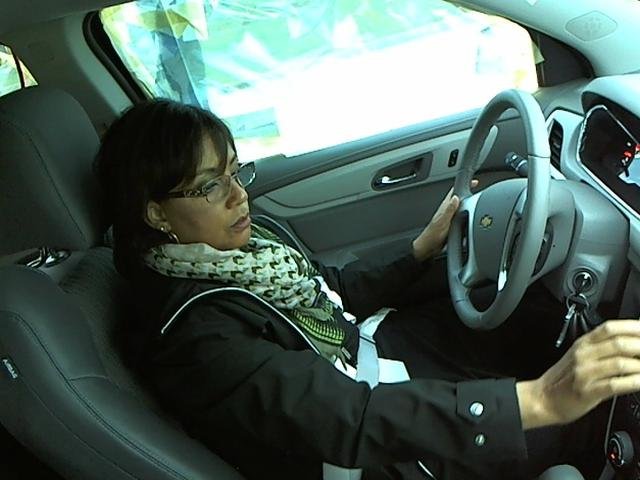
#> input picture img_1.jpg, 640 x 480 px, given as the content of the folder ./data/imgs/train/c0, which was not available
$ jupyter execute --allow-errors SVM_asm.ipynb   (shell and % lines are left out)   (older library calls are emulated)
#> lines starting #> are read from the running program, lines starting #| are printed output that depends on the picture; pictures that were not available may be replaced by others from this repository, and a replacement may not be noted
[cell 1]
import matplotlib.pyplot as plt
from sklearn import datasets, svm, metrics
from sklearn.model_selection import train_test_split
import numpy as np
import pandas as pd
from subprocess import check_output
import random
import cv2
import os
import glob
import pandas as pd
from skimage.feature import hog
from skimage.transform import resize
label = {}

[cell 2]
def ExtractFeature(path, img_height, img_width):
#> called with path = '_only/img_1.jpg', img_height = 64, img_width = 64
    img = cv2.imread(path)
#> img is the input picture: shape (480, 640, 3); mean B, G, R 90.3, 97.9, 79
    imgfeature = resize(img,(img_height, img_width))
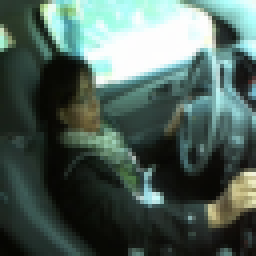
#> imgfeature: shape (64, 64, 3) float64 (shown 4 times larger); mean B, G, R 0.354, 0.384, 0.31
    fd, hog_image = hog(img, orientations=9, pixels_per_cell=(8, 8),cells_per_block=(2, 2), visualize=True, multichannel=True)
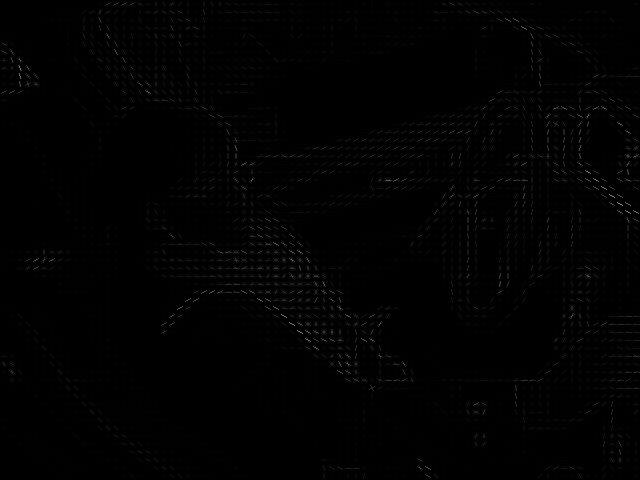
#> hog_image: shape (480, 640) float64; min 0, max 148.3, mean 1.6
    img = img.reshape((img.shape[0],-1))
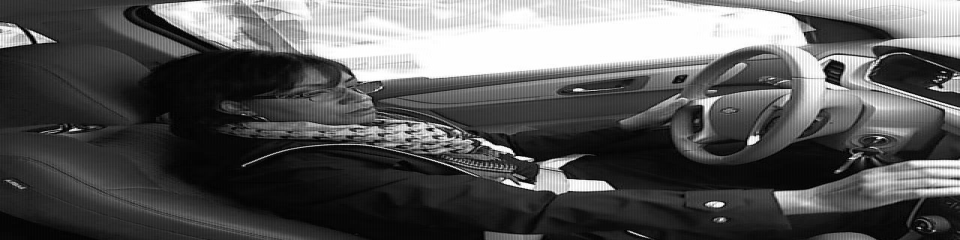
#> img: shape (480, 1920) (shown at 1/2 size); min 0, max 255, mean 89.1
    img = cv2.resize(img, (img_height, img_width))
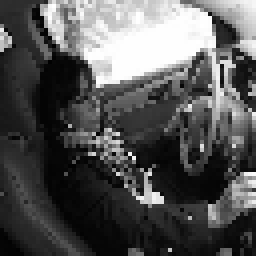
#> img: shape (64, 64) (shown 4 times larger); min 0, max 255, mean 84.5
    fd = np.reshape(fd, (1,) + fd.shape)
    return fd, img

[cell 3]
def get_data():
    train_dir = "./data/imgs/train/"
    y = []
    images = []
    count = -1

    for j in range(1):
        label[j]=count+1
        print('Load folder c{}'.format(j))
        path = os.path.join(train_dir, 'c' + str(j), '*.jpg')
        files = glob.glob(path)
        for img in files:
            count=count+1
            flbase = os.path.basename(img)
            feature, image = ExtractFeature(img,64,64)
            if count == 0:
                X = feature
            else:
                X = np.concatenate([X, feature])
            y.append(j)
            images.append(image)
    return X, y, images

[cell 4]
X, y, imagedata = get_data()
#> y = [0]; imagedata = 1 item

[cell 5]
print(label)
print(y[label[0]])
#| 0

[cell 6]
y = np.asarray(y)
imagedata = np.asarray(imagedata)
print(X.shape)
#| (1, 167796)
print(y.shape)
#| (1,)
print(imagedata.shape)
#| (1, 64, 64)

[cell 7]
#plot the data, which is just the images flattened into a 1-d array
for i in range(0,1):
    plt.subplot(2, 1,i + 1)
    plt.axis('off')
    imside = int(imagedata[label[i]].shape[0])
    # im1 = np.reshape(X_train[i],(imside,imside))
    im1 = np.reshape(imagedata[label[i]],(imside,imside))
    plt.imshow(im1, cmap=plt.cm.gray_r, interpolation='nearest')
    plt.title('Training: {}'.format(y[label[i]]))
plt.show()

#> (a cell that did not finish here is left out)

[cell 9]
#from here we will be using the images. First we should flatten the images
n_samples = len(X)
#> n_samples = 1
data_images = X.reshape((n_samples, -1))
print(n_samples)
#| 1
print(data_images.shape)
#| (1, 167796)

[cell 10]
from sklearn.model_selection import train_test_split
#> (the rest of this cell did not finish here and is left out)

[cell 11]
# Create a classifier: a support vector classifier
classifier = svm.SVC(gamma='scale',kernel='poly',max_iter=100, verbose=2)
#fit to the trainin data
#> (the rest of this cell did not finish here and is left out)

#> (a cell that did not finish here is left out)

#> (a cell that did not finish here is left out)

#> (a cell that did not finish here is left out)

#> (a cell that did not finish here is left out)

[cell 16]
testpath = "./data/imgs/test/img_32.jpg"
plt.subplot(2, 1, 1)
img = glob.glob(testpath)
#> (the rest of this cell did not finish here and is left out)

[cell 17]
def get_datalabel():
    train_dir = "./data/imgs/test/"
    data = []
    path = os.path.join(train_dir, '*.jpg')
    files = glob.glob(path)
    for fl in files:
        flbase = os.path.basename(fl).split('.')[0]
        flbase = int(flbase.split('_')[1])
        data.append(flbase)
    return data

[cell 18]
data = get_datalabel()
data.sort()
data = data[:3000]
data = ["img_" + str(img) + ".jpg" for img in data]
data = data[174:999]
#> (the rest of this cell did not finish here and is left out)

[cell 19]
Xt = []
for dat in data:
    source = "./data/imgs/test"
    path = os.path.join(source, dat)
    img = resize(path, 128, 128)
    Xt.append(img)
Xt = np.asarray(Xt)

$ run again, on img_100005.jpg
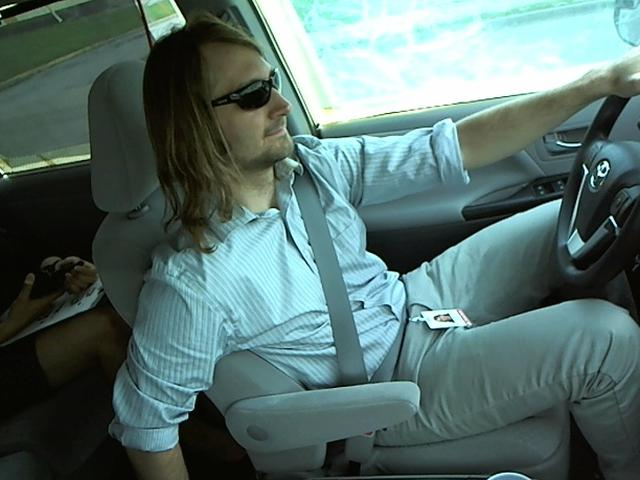
#> input picture img_100005.jpg, 640 x 480 px, given as the content of the folder ./data/imgs/train/c0, which was not available
#> in ExtractFeature, img is the input picture: shape (480, 640, 3); mean B, G, R 108, 111.5, 86.9
#> in ExtractFeature, `fd, hog_image = hog(img, orientations=9, pixels_per_cell=(8, 8),cells_..`:
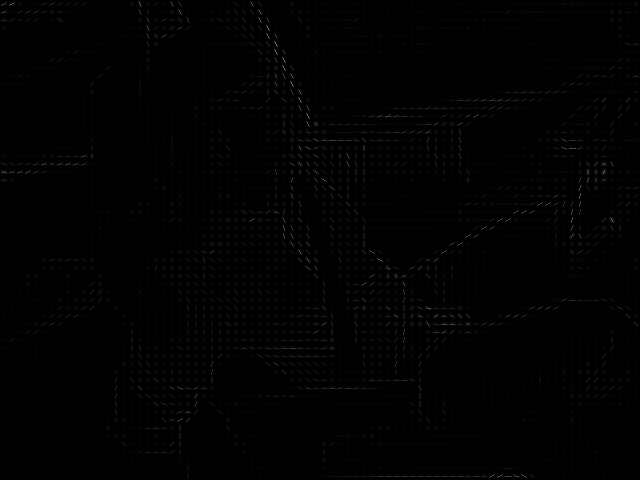
#> hog_image: shape (480, 640) float64; min 0, max 123.1, mean 1.5
#> in ExtractFeature, `img = cv2.resize(img, (img_height, img_width))`:
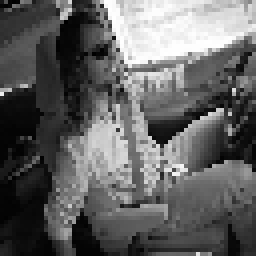
#> img: shape (64, 64) (shown 4 times larger); min 0, max 255, mean 97.8
#> y = [0]; imagedata = 1 item
#| 0
#| (1, 167796)
#| (1,)
#| (1, 64, 64)
#> n_samples = 1
#| 1
#| (1, 167796)

$ run again, on img_100007.jpg
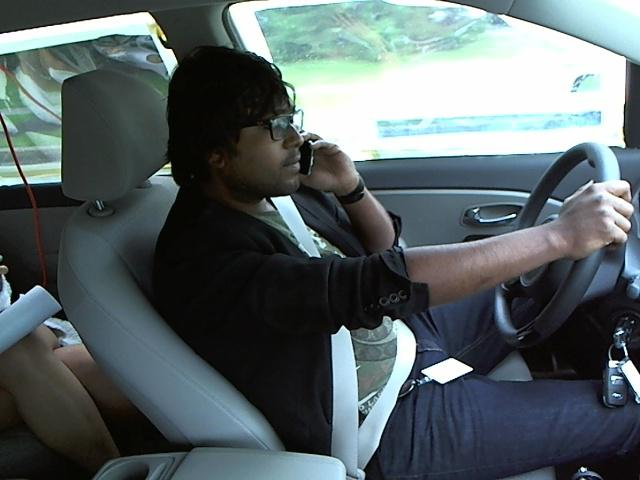
#> input picture img_100007.jpg, 640 x 480 px, given as the content of the folder ./data/imgs/train/c0, which was not available
#> in ExtractFeature, img is the input picture: shape (480, 640, 3); mean B, G, R 102.2, 99.8, 88.5
#> in ExtractFeature, `fd, hog_image = hog(img, orientations=9, pixels_per_cell=(8, 8),cells_..`:
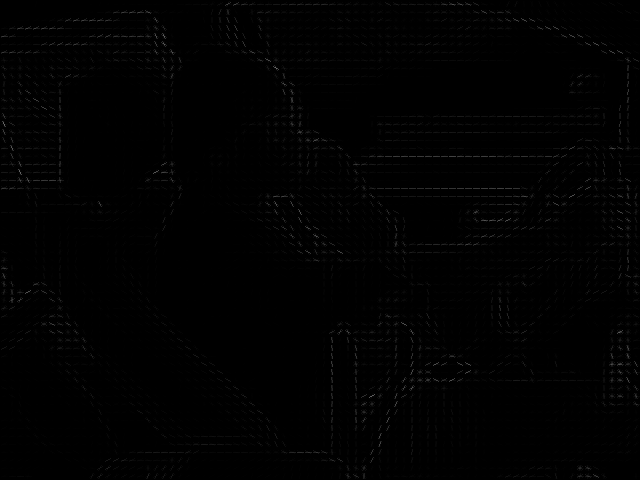
#> hog_image: shape (480, 640) float64; min 0, max 113.2, mean 1.4
#> in ExtractFeature, `img = cv2.resize(img, (img_height, img_width))`:
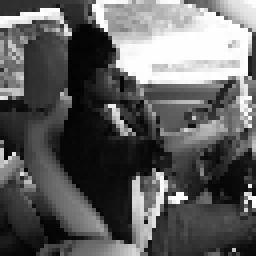
#> img: shape (64, 64) (shown 4 times larger); min 2, max 255, mean 95.6
#> y = [0]; imagedata = 1 item
#| 0
#| (1, 167796)
#| (1,)
#| (1, 64, 64)
#> n_samples = 1
#| 1
#| (1, 167796)

$ run again, on img_100008.jpg
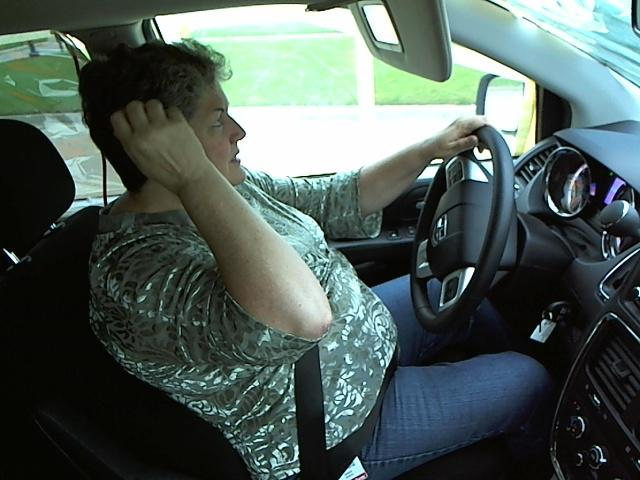
#> input picture img_100008.jpg, 640 x 480 px, given as the content of the folder ./data/imgs/train/c0, which was not available
#> in ExtractFeature, img is the input picture: shape (480, 640, 3); mean B, G, R 89.2, 93.7, 79.2
#> in ExtractFeature, `fd, hog_image = hog(img, orientations=9, pixels_per_cell=(8, 8),cells_..`:
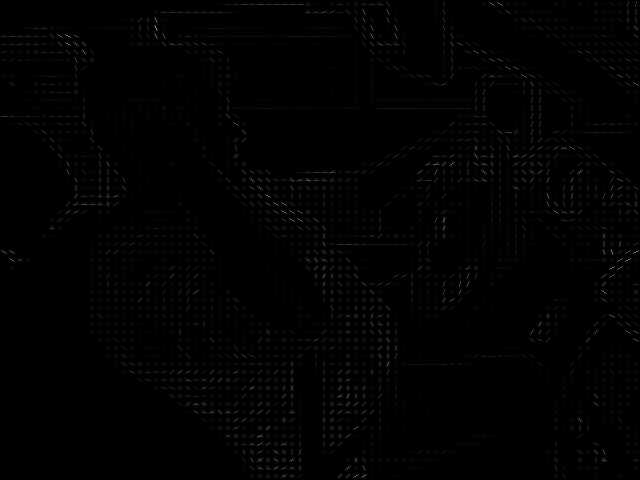
#> hog_image: shape (480, 640) float64; min 0, max 147.1, mean 2
#> in ExtractFeature, `img = cv2.resize(img, (img_height, img_width))`:
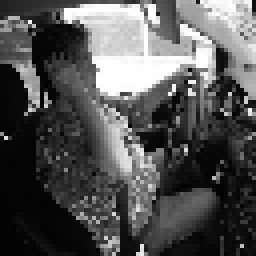
#> img: shape (64, 64) (shown 4 times larger); min 1, max 255, mean 84.1
#> y = [0]; imagedata = 1 item
#| 0
#| (1, 167796)
#| (1,)
#| (1, 64, 64)
#> n_samples = 1
#| 1
#| (1, 167796)
